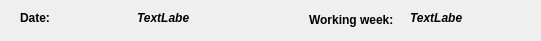
          <widget class="QFrame" name="frame_7">
           <property name="geometry">
            <rect>
             <x>810</x>
             <y>10</y>
             <width>541</width>
             <height>41</height>
            </rect>
           </property>
           <property name="frameShape">
            <enum>QFrame::NoFrame</enum>
           </property>
           <widget class="QLabel" name="label_14">
            <property name="geometry">
             <rect>
              <x>20</x>
              <y>10</y>
              <width>30</width>
              <height>16</height>
             </rect>
            </property>
            <property name="font">
             <font>
              <weight>75</weight>
              <bold>true</bold>
             </font>
            </property>
            <property name="text">
             <string>Date:</string>
            </property>
           </widget>
           <widget class="QLabel" name="curr_date_label">
            <property name="geometry">
             <rect>
              <x>137</x>
              <y>10</y>
              <width>52</width>
              <height>16</height>
             </rect>
            </property>
            <property name="font">
             <font>
              <family>Segoe UI</family>
              <weight>75</weight>
              <italic>true</italic>
              <bold>true</bold>
             </font>
            </property>
            <property name="text">
             <string>TextLabel</string>
            </property>
           </widget>
           <widget class="QLabel" name="label_19">
            <property name="geometry">
             <rect>
              <x>309</x>
              <y>10</y>
              <width>91</width>
              <height>20</height>
             </rect>
            </property>
            <property name="font">
             <font>
              <weight>75</weight>
              <bold>true</bold>
             </font>
            </property>
            <property name="layoutDirection">
             <enum>Qt::LeftToRight</enum>
            </property>
            <property name="text">
             <string>Working week:</string>
            </property>
           </widget>
           <widget class="QLabel" name="curr_week_label">
            <property name="geometry">
             <rect>
              <x>410</x>
              <y>10</y>
              <width>52</width>
              <height>16</height>
             </rect>
            </property>
            <property name="font">
             <font>
              <family>Segoe UI</family>
              <weight>75</weight>
              <italic>true</italic>
              <bold>true</bold>
             </font>
            </property>
            <property name="text">
             <string>TextLabel</string>
            </property>
           </widget>
          </widget>
